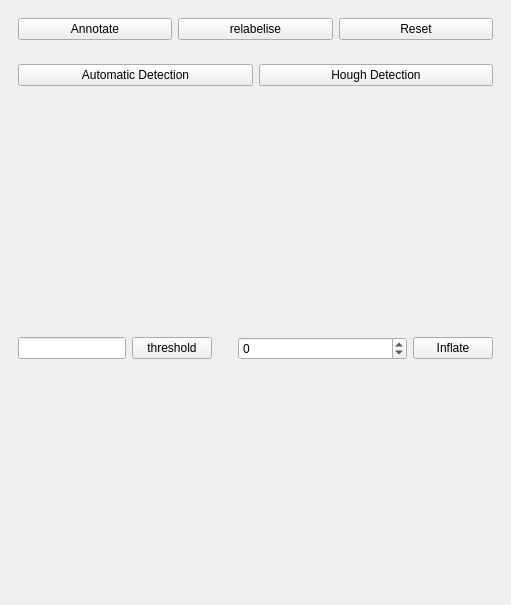
<?xml version="1.0" encoding="UTF-8"?>
<ui version="4.0">
 <class>detectionDockWidget</class>
 <widget class="QDockWidget" name="detectionDockWidget">
  <property name="geometry">
   <rect>
    <x>0</x>
    <y>0</y>
    <width>511</width>
    <height>605</height>
   </rect>
  </property>
  <property name="windowTitle">
   <string>DockWidget</string>
  </property>
  <widget class="QWidget" name="dockWidgetContents">
   <layout class="QVBoxLayout" name="verticalLayout">
    <item>
     <widget class="QWidget" name="widget_2" native="true">
      <layout class="QHBoxLayout" name="horizontalLayout_2">
       <item>
        <widget class="QPushButton" name="annotateButton">
         <property name="text">
          <string>Annotate</string>
         </property>
        </widget>
       </item>
       <item>
        <widget class="QPushButton" name="relabeliseButton">
         <property name="text">
          <string>relabelise</string>
         </property>
        </widget>
       </item>
       <item>
        <widget class="QPushButton" name="resetButton">
         <property name="text">
          <string>Reset</string>
         </property>
        </widget>
       </item>
      </layout>
     </widget>
    </item>
    <item>
     <widget class="QWidget" name="widget_3" native="true">
      <layout class="QHBoxLayout" name="horizontalLayout_3">
       <item>
        <widget class="QPushButton" name="detectionButton">
         <property name="text">
          <string>Automatic Detection</string>
         </property>
        </widget>
       </item>
       <item>
        <widget class="QPushButton" name="HoughDetection">
         <property name="text">
          <string>Hough Detection</string>
         </property>
        </widget>
       </item>
      </layout>
     </widget>
    </item>
    <item>
     <widget class="QWidget" name="widget" native="true">
      <layout class="QVBoxLayout" name="verticalLayout_2">
       <item>
        <layout class="QHBoxLayout" name="horizontalLayout">
         <item>
          <widget class="QLineEdit" name="thresholdEdit"/>
         </item>
         <item>
          <widget class="QPushButton" name="thresholdButton">
           <property name="text">
            <string>threshold</string>
           </property>
          </widget>
         </item>
         <item>
          <spacer name="verticalSpacer">
           <property name="orientation">
            <enum>Qt::Vertical</enum>
           </property>
           <property name="sizeHint" stdset="0">
            <size>
             <width>20</width>
             <height>40</height>
            </size>
           </property>
          </spacer>
         </item>
         <item>
          <widget class="QSpinBox" name="fatteningSpinBox">
           <property name="sizePolicy">
            <sizepolicy hsizetype="Minimum" vsizetype="Fixed">
             <horstretch>1</horstretch>
             <verstretch>0</verstretch>
            </sizepolicy>
           </property>
           <property name="minimum">
            <number>-99</number>
           </property>
          </widget>
         </item>
         <item>
          <widget class="QPushButton" name="inflateButton">
           <property name="text">
            <string>Inflate</string>
           </property>
          </widget>
         </item>
        </layout>
       </item>
      </layout>
     </widget>
    </item>
   </layout>
  </widget>
 </widget>
 <resources/>
 <connections/>
</ui>
